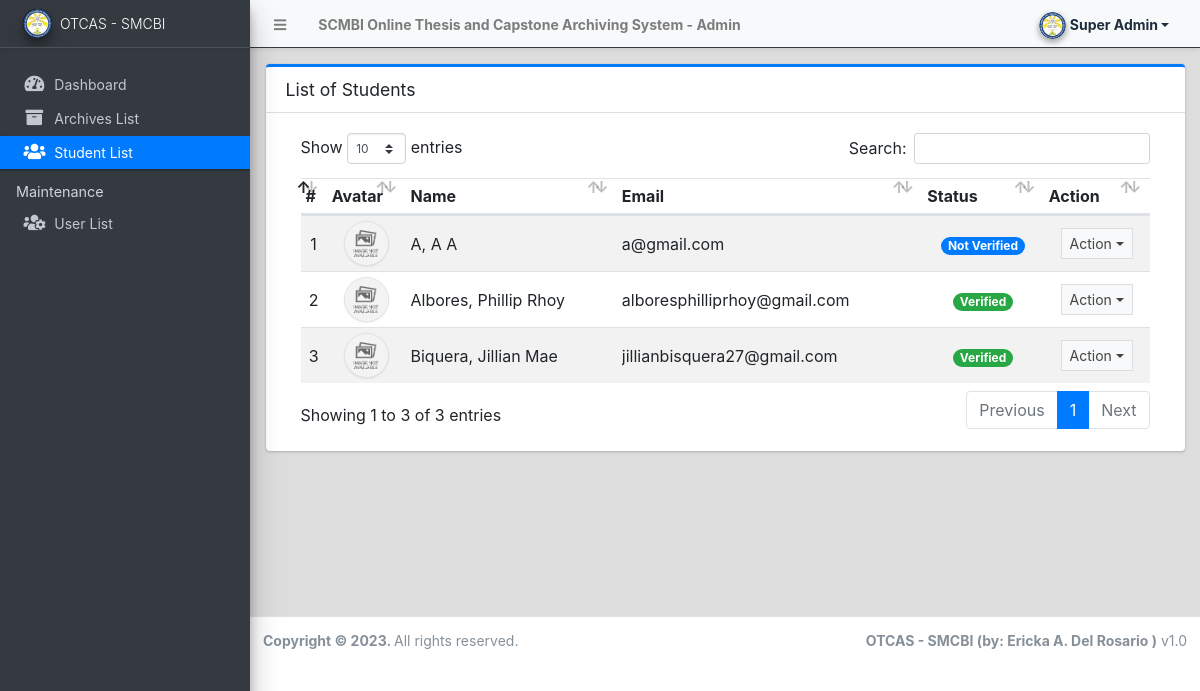
Page /admin/?page=students (signed in) on the committed database.
### tables this page shows
CREATE TABLE `student_list` (
  `id` int(30) NOT NULL,
  `firstname` text NOT NULL,
  `middlename` text NOT NULL,
  `lastname` text NOT NULL,
  `department_id` int(30) NOT NULL,
  `curriculum_id` int(30) NOT NULL,
  `email` text NOT NULL,
  `password` text NOT NULL,
  `gender` varchar(50) NOT NULL,
  `status` tinyint(4) NOT NULL DEFAULT 0,
  `avatar` text NOT NULL,
  `date_created` datetime NOT NULL DEFAULT current_timestamp(),
  `date_updated` datetime DEFAULT NULL ON UPDATE current_timestamp()
);

### config.php (called while the page is built, shortened)
<?php
function validate_image($file){
	if(!empty($file)){
        $ex = explode('?',$file);
        $file = $ex[0];
        $param =  isset($ex[1]) ? '?'.$ex[1]  : '';
		if(is_file(base_app.$file)){
			return base_url.$file.$param;
		}else{
			return base_url.'dist/img/no-image-available.png';
		}
	}else{
		return base_url.'dist/img/no-image-available.png';
	}
}
?>

### admin/students/index.php (the view, shortened to what this page needs)
<div class="card card-outline card-primary">
	<div class="card-header">
		<h3 class="card-title">List of Students</h3>
	</div>
	<div class="card-body">
		<div class="container-fluid">
        <div class="container-fluid">
			<table class="table table-hover table-striped">
				<!-- <colgroup>
					<col width="5%">
					<col width="10%">
					<col width="20%">
					<col width="20%">
					<col width="15%">
					<col width="15%">
					<col width="10%">
				</colgroup> -->
				<thead>
					<tr>
						<th>#</th>
						<th>Avatar</th>
						<th>Name</th>
						<th>Email</th>
						<th>Status</th>
						<th>Action</th>
					</tr>
				</thead>
				<tbody>
					<?php
						$i = 1;
						$qry = $conn->query("SELECT *,concat(lastname,', ',firstname,' ', middlename) as name from `student_list`  order by concat(lastname,', ',firstname,' ', middlename) asc ");
						while($row = $qry->fetch_assoc()):
					?>
						<tr>
							<td class="text-center"><?php echo $i++; ?></td>
							<td class="text-center"><img src="<?php echo validate_image($row['avatar']) ?>" class="img-avatar img-thumbnail p-0 border-2" alt="user_avatar"></td>
							<td><?php echo ucwords($row['name']) ?></td>
							<td ><p class="m-0 truncate-1"><?php echo $row['email'] ?></p></td>
							<td class="text-center">
								<?php if($row['status'] == 1): ?>
									<span class="badge badge-pill badge-success">Verified</span>
								<?php else: ?>
								<span class="badge badge-pill badge-primary">Not Verified</span>
								<?php endif; ?>
							</td>
							<td align="center">
								 <button type="button" class="btn btn-flat btn-default btn-sm dropdown-toggle dropdown-icon" data-toggle="dropdown">
				                  		Action
				                  </button>
							</td>
						</tr>
					<?php endwhile; ?>
				</tbody>
			</table>
		</div>
		</div>
	</div>
</div>

### admin/students/index.php (style rules this page uses)
.img-avatar { width:45px; height:45px; object-fit:cover; object-position:center center; border-radius:100%; }

### rows in the picture
student_list: name "A, A A", email "a@gmail.com", status "Not Verified"
student_list: name "Albores, Phillip Rhoy", email "alboresphilliprhoy@gmail.com", status "Verified"
student_list: name "Biquera, Jillian Mae", email "jillianbisquera27@gmail.com", status "Verified"

### other values in the picture
$_settings->info('name') "SCMBI Online Thesis and Capstone Archiving System"
$_settings->userdata('firstname').' '.$_settings->userdata('lastname') "Super Admin"
$_settings->info('short_name') "OTCAS - SMCBI"
